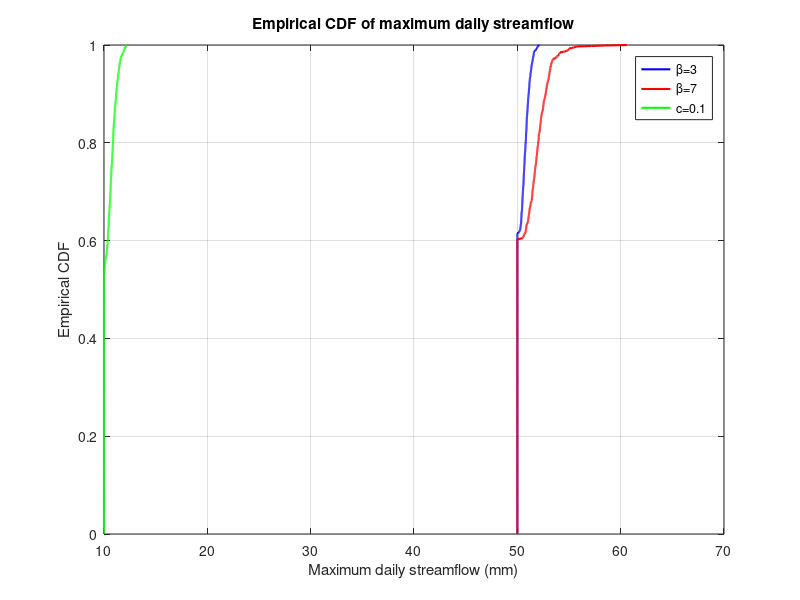
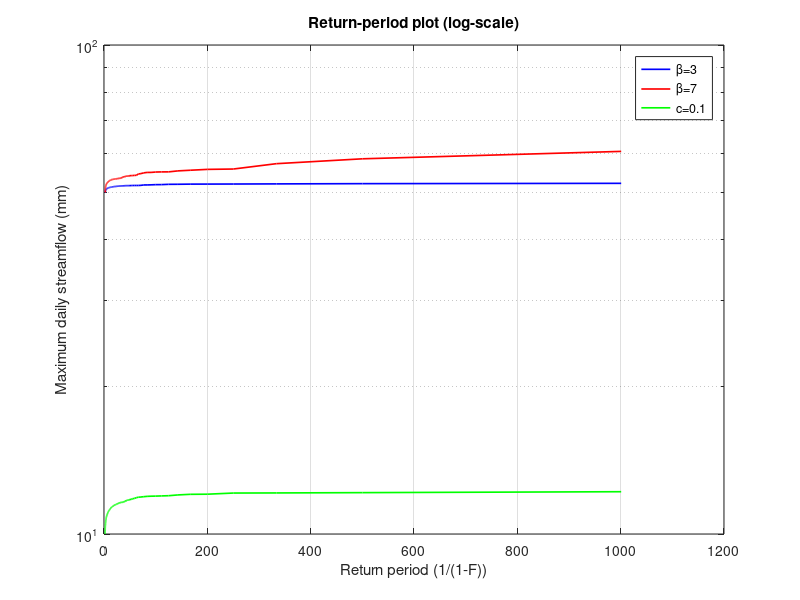

Recreate these plots in MATLAB, in order.
% Generate additional plots (CDF and return-period) from streamflow_results.mat
try
    load('streamflow_results.mat', 'max_streamflows_beta3', 'max_streamflows_beta7', 'max_streamflows_c01');
catch
    error('streamflow_results.mat not found. Run sto4a_fixed.m first.');
end

% Ensure column vectors
b3 = max_streamflows_beta3(:);
b7 = max_streamflows_beta7(:);
c01 = max_streamflows_c01(:);

% CDF plot (manual empirical CDF to avoid Statistics Toolbox)
% CDF plot (separate figure)
figure('Position',[100,100,600,400]);
[x3, idx3] = sort(b3);
f3 = (1:length(x3))'./length(x3);
[x7, idx7] = sort(b7);
f7 = (1:length(x7))'./length(x7);
[x01, idx01] = sort(c01);
f01 = (1:length(x01))'./length(x01);
plot(x3,f3,'b-','LineWidth',1.5); hold on;
plot(x7,f7,'r-','LineWidth',1.5);
plot(x01,f01,'g-','LineWidth',1.5);
legend({'\beta=3','\beta=7','c=0.1'},'Location','best');
xlabel('Maximum daily streamflow (mm)'); ylabel('Empirical CDF');
title('Empirical CDF of maximum daily streamflow'); grid on;
try
    saveas(gcf,'sto4a_cdf.png');
catch
    warning('Could not save sto4a_cdf.png');
end
close(gcf);

% Return period plot (separate figure)
figure('Position',[100,100,600,400]);
s3 = sort(b3,'descend');
prob = (1:length(s3))'./(length(s3)+1);
ret3 = 1./prob;
semilogy(ret3,s3,'b-','LineWidth',1.2); hold on;
s7 = sort(b7,'descend'); prob7 = (1:length(s7))'./(length(s7)+1); semilogy(1./prob7,s7,'r-','LineWidth',1.2);
s01 = sort(c01,'descend'); prob01 = (1:length(s01))'./(length(s01)+1); semilogy(1./prob01,s01,'g-','LineWidth',1.2);
legend({'\beta=3','\beta=7','c=0.1'},'Location','best');
xlabel('Return period (1/(1-F))'); ylabel('Maximum daily streamflow (mm)');
title('Return-period plot (log-scale)'); grid on;
try
    saveas(gcf,'sto4a_return_period.png');
catch
    warning('Could not save sto4a_return_period.png');
end
close(gcf);

fprintf('Additional plots saved: sto4a_cdf.png, sto4a_return_period.png\n');
